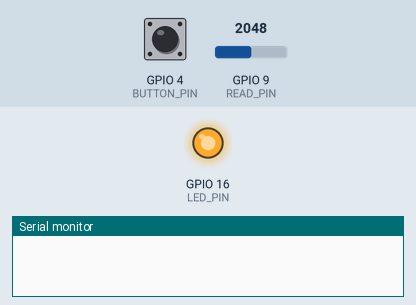
Recording of a program running on a simulated ESP32-S3. Parts: output pins drawn as LEDs (lit = HIGH), the last lines printed to the serial monitor. Dashed ring = blinking. Inputs (shaded band) come from the test bench; at power-on: GPIO 4 (BUTTON_PIN) LOW, GPIO 9 (READ_PIN) = 2048.

Above: at 1.2 s.
1.3 s: GPIO 4 (BUTTON_PIN) pulled HIGH for 0.15 s
At 1.7 s:
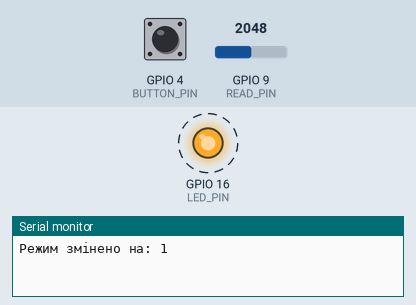
3.3 s: GPIO 4 (BUTTON_PIN) pulled HIGH for 1 s
At 5.1 s:
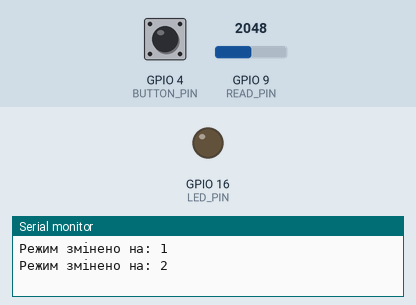
6.3 s: GPIO 4 (BUTTON_PIN) pulled HIGH for 3.2 s
At 10.5 s:
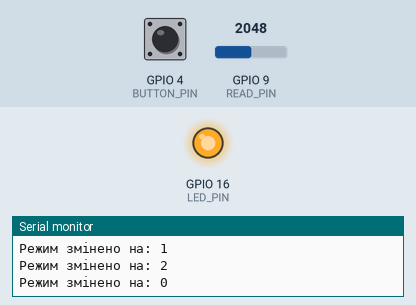
Timing chart, 0 to 12.0 s (numbered marks = the images above; inputs shaded):
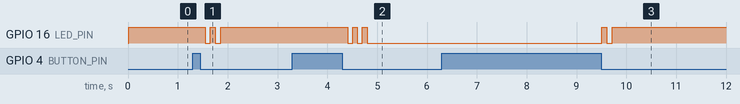

Measured:
- after the input at 1.3 s, GPIO 16 (LED_PIN): alternates HIGH for 0.10 s and LOW for 0.11 s, 4 changes in all, then stays HIGH, starting after 0.25 s
- after the input at 3.3 s, GPIO 16 (LED_PIN): alternates HIGH for 0.10 s and LOW for 0.10 s, 5 changes in all, then stays LOW, starting after 1.1 s
- after the input at 6.3 s, GPIO 16 (LED_PIN): LOW → HIGH after 3.2 s, → LOW 0.10 s later, → HIGH 0.11 s later

The program:

main.cpp
```cpp
#include <Arduino.h>

#define READ_PIN 9
#define BUTTON_PIN 4
#define LED_PIN 16

#define MODE_AUTO 0
#define MODE_ON 1
#define MODE_OFF 2

#define TURN_ON_TRIGGER 3000
#define TURN_OFF_TRIGGER 3200

bool lastButtonState = LOW;
bool isAutoTurnedOn = false;
int currentMode = MODE_AUTO;

void blink_led(int times) {
  for (int i = 0; i < times; i++) {
    digitalWrite(LED_PIN, HIGH);
    delay(100);
    digitalWrite(LED_PIN, LOW);
    delay(100);
  }
}

void setup() {
  pinMode(READ_PIN, INPUT);
  pinMode(BUTTON_PIN, INPUT_PULLDOWN);
  pinMode(LED_PIN, OUTPUT);
  Serial.begin(115200);
}

void loop() {
  int light_value = analogRead(READ_PIN);
  float volt = ( light_value * 3.3 ) / 4096.0;

  bool currentButtonState = digitalRead(BUTTON_PIN);
  bool wasModeChanges = false;
  if (currentButtonState == LOW && lastButtonState == HIGH) {
    currentMode = (currentMode + 1) % 3;
    wasModeChanges = true;
    Serial.print("Режим змінено на: ");
    Serial.println(currentMode);
  }
  lastButtonState = currentButtonState;

  if (wasModeChanges) {
    blink_led(currentMode + 1);
  }

  delay(10);
  if (currentMode == MODE_ON) {
    digitalWrite(LED_PIN, HIGH);
    isAutoTurnedOn = false;
  }

  if (currentMode == MODE_OFF) {
    digitalWrite(LED_PIN, LOW);
    isAutoTurnedOn = false;
  }

  if (currentMode == MODE_AUTO)
  {
    if (!isAutoTurnedOn && light_value < TURN_ON_TRIGGER) {
      isAutoTurnedOn = true;
    }

    if (isAutoTurnedOn && light_value > TURN_OFF_TRIGGER) {
      isAutoTurnedOn = false;
    }
    digitalWrite(LED_PIN, isAutoTurnedOn ? HIGH : LOW);
  }
}
```
